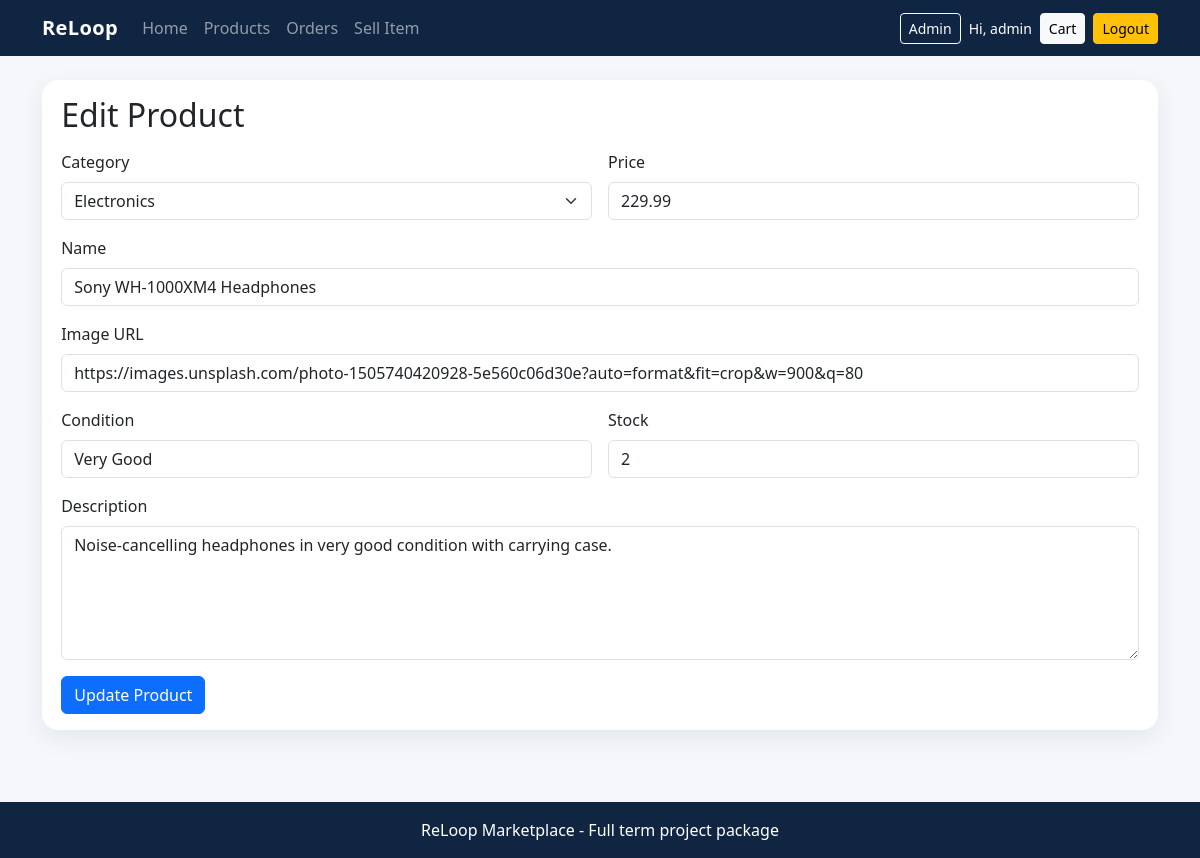
The app's page /edit_product.php?id=1 (signed in) with its own data.
### tables this page shows
CREATE TABLE products (
  id INT AUTO_INCREMENT PRIMARY KEY,
  seller_id INT NOT NULL,
  category_id INT NOT NULL,
  name VARCHAR(150) NOT NULL,
  description TEXT NOT NULL,
  price DECIMAL(10,2) NOT NULL,
  image_url VARCHAR(255) NOT NULL,
  item_condition VARCHAR(50) NOT NULL,
  stock INT NOT NULL DEFAULT 1,
  created_at TIMESTAMP DEFAULT CURRENT_TIMESTAMP,
  FOREIGN KEY (seller_id) REFERENCES users(id),
  FOREIGN KEY (category_id) REFERENCES categories(id)
);

CREATE TABLE categories (
  id INT AUTO_INCREMENT PRIMARY KEY,
  category_name VARCHAR(100) NOT NULL UNIQUE
);

### helpers.php (called while the page is built)
<?php
function e($value) { return htmlspecialchars((string)$value, ENT_QUOTES, 'UTF-8'); }
?>

### edit_product.php (the view, shortened to what this page needs)
<?php
require_once '../db/conn.php';
$id = (int)($_GET['id'] ?? 0);
$product_stmt = $conn->prepare("SELECT * FROM products WHERE id = ?");
$product_stmt->bind_param("i", $id);
$product_stmt->execute();
$product = $product_stmt->get_result()->fetch_assoc();
require_once '../includes/header.php';
$cats = $conn->query("SELECT * FROM categories ORDER BY category_name");
?>
<div class="panel">
  <h2 class="mb-3">Edit Product</h2>
  <form method="post" class="row g-3">
    <div class="col-md-6"><label class="form-label">Category</label><select name="category_id" class="form-select" required><?php while ($c=$cats->fetch_assoc()): ?><option value="<?php echo (int)$c['id']; ?>" <?php echo $product['category_id']==$c['id']?'selected':''; ?>><?php echo e($c['category_name']); ?></option><?php endwhile; ?></select></div>
    <div class="col-md-6"><label class="form-label">Price</label><input type="number" step="0.01" class="form-control" name="price" value="<?php echo e($product['price']); ?>" required></div>
    <div class="col-12"><label class="form-label">Name</label><input class="form-control" name="name" value="<?php echo e($product['name']); ?>" required></div>
    <div class="col-12"><label class="form-label">Image URL</label><input class="form-control" name="image_url" value="<?php echo e($product['image_url']); ?>" required></div>
    <div class="col-md-6"><label class="form-label">Condition</label><input class="form-control" name="item_condition" value="<?php echo e($product['item_condition']); ?>" required></div>
    <div class="col-md-6"><label class="form-label">Stock</label><input type="number" class="form-control" name="stock" value="<?php echo (int)$product['stock']; ?>" min="1" required></div>
    <div class="col-12"><label class="form-label">Description</label><textarea class="form-control" rows="5" name="description" required><?php echo e($product['description']); ?></textarea></div>
    <div class="col-12"><button class="btn btn-primary">Update Product</button></div>
  </form>
</div>
<?php require_once '../includes/footer.php'; ?>

### style.css (style rules this page uses)
body { background:#f5f7fb;min-height:100vh }
.panel { background:#fff;border-radius:16px;padding:1rem 1.2rem;box-shadow:0 8px 24px rgba(16,37,66,.08) }

### records on screen
products: category_id "Electronics", price "229.99", name "Sony WH-1000XM4 Headphones", image_url "https://images.unsplash.com/photo-1505740420928-5e560c06d30e?auto=format&fit=crop&w=900&q=80", item_condition "Very Good", stock "2", description "Noise-cancelling headphones in very good condition with carrying case."

### other values on screen
$_SESSION['username'] "admin"
